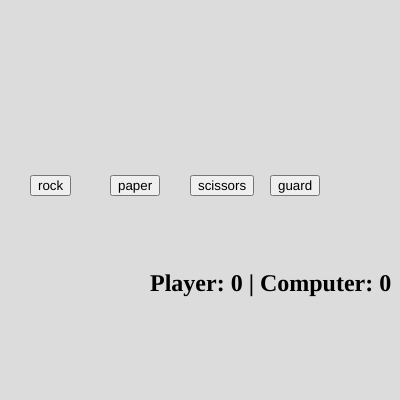
Frame 1 (no input)
Frame 60 (no input): identical to frame 1, image omitted
Frame 120 (the mouse pressed at the canvas centre since frame 60): identical to frame 1, image omitted

The p5.js sketch that drew this single still picture (run headless with seeded random() and noise() and a simulated clock; from frame 60 on, the mouse is pressed at the canvas centre):

// p5.js sketch
// ── sketch.js
// Initialize variables for score and move options
let playerScore = 0;
let computerScore = 0;
const moves = ['rock', 'paper', 'scissors', 'guard'];
let buttons = [];
let scoreDisplay;

function setup() {
  createCanvas(400, 400);
  
  // Create buttons for move options
  for (let i = 0; i < moves.length; i++) {
    let button = createButton(moves[i]);
    button.position((i+1)*width/(moves.length+1) - 50, height/2 - 25);
    button.mousePressed(() => {
      playRound(moves[i]);
    });
    buttons.push(button);
  }
  
  // Create score display
  scoreDisplay = createElement('h2', `Player: ${playerScore} | Computer: ${computerScore}`);
  scoreDisplay.position(width/2 - 50, height/2 + 50);
}

function draw() {
  background(220);
}

function playRound(playerMove) {
  let computerMove = moves[Math.floor(Math.random()*moves.length)];
  
  // If player chose guard, subtract half point from score
  if (playerMove === 'guard') {
    playerScore -= 0.5;
  } else {
    // Otherwise, run RPS logic
    if (playerMove === 'rock' && computerMove === 'scissors' ||
        playerMove === 'paper' && computerMove === 'rock' ||
        playerMove === 'scissors' && computerMove === 'paper') {
      playerScore++;
    } else if (playerMove === 'rock' && computerMove === 'paper' ||
               playerMove === 'paper' && computerMove === 'scissors' ||
               playerMove === 'scissors' && computerMove === 'rock') {
      computerScore++;
    }
  }
  
  // Update score display
  scoreDisplay.html(`Player: ${playerScore} | Computer: ${computerScore}`);
  
  // Show results of round
  console.log(`You chose ${playerMove}, computer chose ${computerMove}.`);
}
